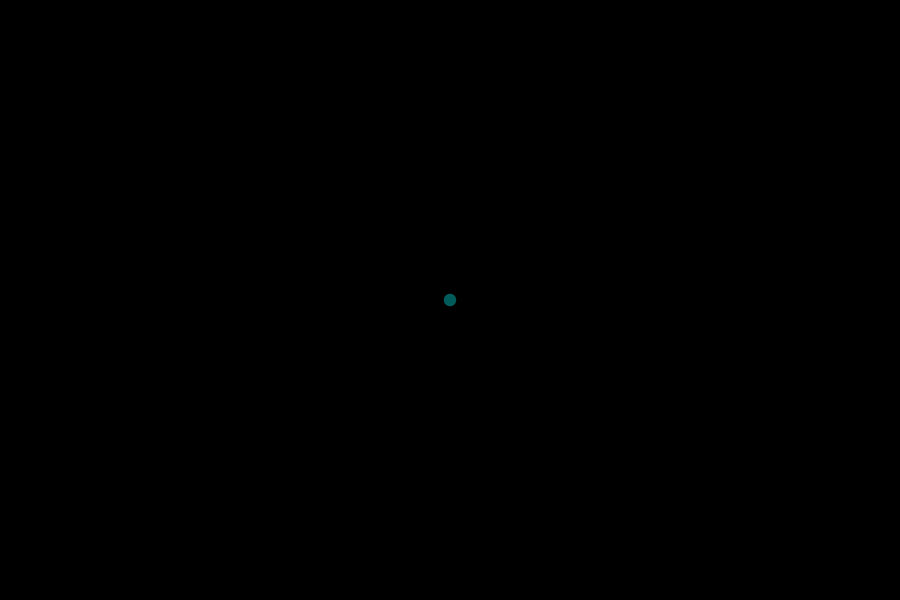
Frame 1 (no input)
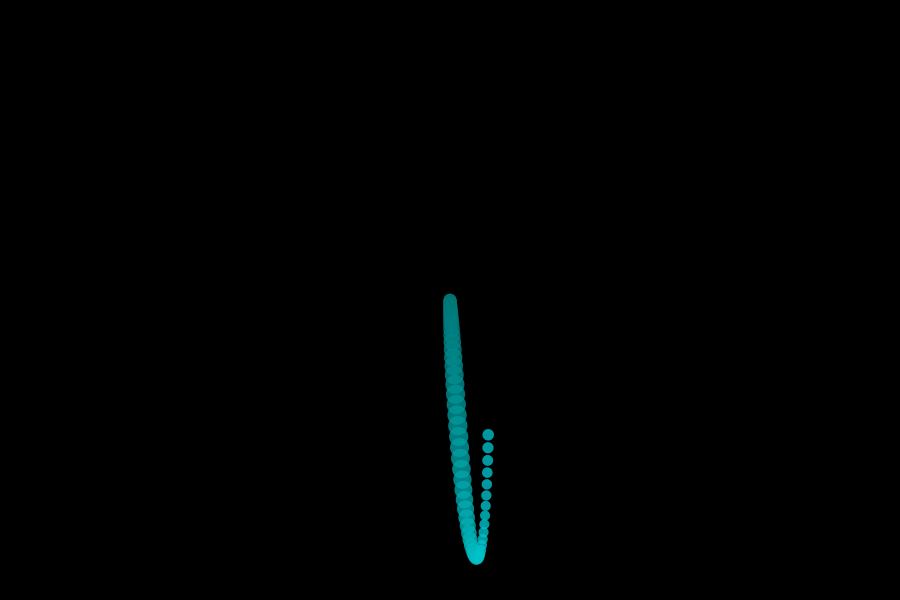
Frame 60 (the mouse pressed at the canvas centre just before this capture)
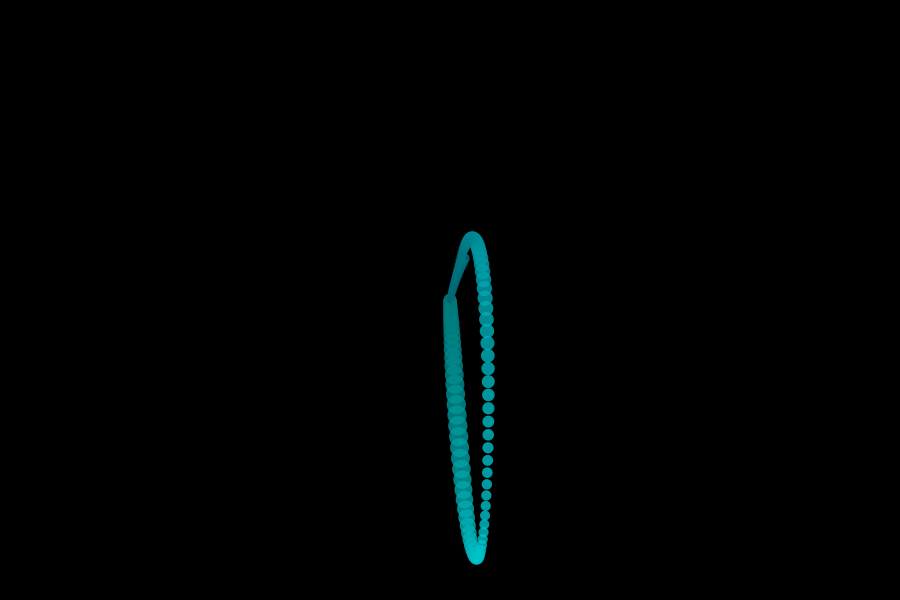
Frame 120 (the mouse held since frame 60 and released just before this capture)

The Processing sketch that drew these frames (run headless with seeded random() and noise(); from frame 60 on, the mouse is pressed at the canvas centre):

// Processing sketch: processing_78521
// ── processing_78521.pde

//Lama Kaddura
//Creative Computing Midterm
//Fall 2012
//Thanks to Abe Pazos

float x= 0; // x-axis
float a = 0; // angles
float colors = 0;
float y = 0;


void setup() {
  background(0);
  colorMode(HSB, 100);// values up to 100
  size(900,600);
  frameRate(120); //speed of dots 
  noStroke();
  smooth();
}

//Motion of curves 
void draw() {
  float sin_a = sin(a);
  float x = map(sin_a*sin_a*sin(a*0.05), -1, 1, 0, width);
  float y = map(sin(a*+1.5)*sin_a*sin_a, -1, 1, 0, height);
  
  float colors = map(sin(a*0.01), -1, 1, 0, 100);// colors also follow curve
  float sizes = map(sin(a*1.7)*sin(a*2.5), -1, 1, 5, 20);
  float bri = map(sin_a*sin(a), -1, 1, 10, 80);

  fill(colors, 120, bri, 80);
  //fill(colors, 80, 90, 80);
  ellipse(x, y, sizes, sizes);

point(x,y);
  x = x + 1; // increases x by much faster
  a = a + 0.03; //frequency
}
